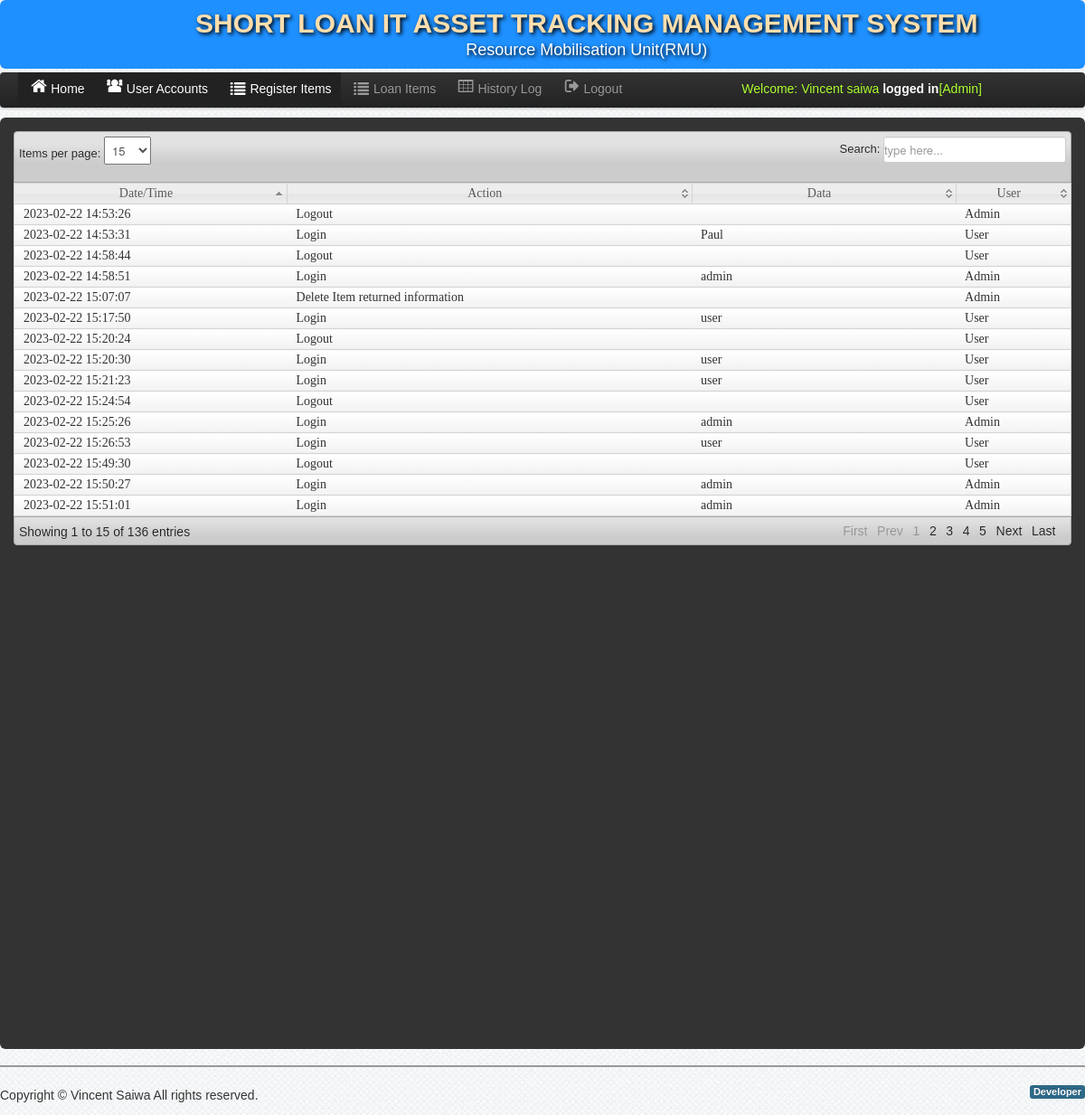
The page /Admin/history_log.php (signed in) on the database its author committed.
### tables this page shows
CREATE TABLE `user` (
  `User_id` int(11) NOT NULL,
  `index_no` int(34) NOT NULL,
  `UserName` varchar(50) NOT NULL,
  `Password` varchar(50) NOT NULL,
  `fullname_user` varchar(200) NOT NULL,
  `User_Type` varchar(50) NOT NULL,
  `date_registered` varchar(200) NOT NULL,
  `registered_by` varchar(200) NOT NULL,
  `status` varchar(34) NOT NULL
);

CREATE TABLE `history` (
  `history_id` int(11) NOT NULL,
  `date` varchar(50) NOT NULL,
  `action` varchar(50) NOT NULL,
  `user` varchar(100) NOT NULL,
  `data` varchar(50) NOT NULL
);

### Admin/session.php (called while the page is built, shortened)
<?php
$id_session=$_SESSION['User_id'];
?>

### Admin/history_log.php (the view, shortened to what this page needs)
<?php include('dbcon.php'); include('session.php');include('header.php'); ?>
<body>
    <?php include('nav-top.php'); ?>
    <div class="navbar navbar-fixed-top1 " id="top1">
        <div class="navbar-inner">
            <div class="container">
                <div class="marg">
                    <?php include_once 'links.php';?>
                </div>
            </div>
        </div>
    </div>
    <div class="" >
<div id="element" class="hero-body">
	<table class="users-table">
<div class="demo_jui">
		<table cellpadding="0" cellspacing="0" border="0" class="display" id="log" class="jtable">
			<thead>
				<tr>
				<th>Date/Time</th>
				<th>Action</th>
				<th>Data</th>
				<th>User</th>
				</tr>
			</thead>
			<tbody>
<?php $history_query=mysqli_query($conn,"select * from history");
while($row=mysqli_fetch_array($history_query)){  ?>
<tr class="">
	<td><?php echo $row['date']; ?></td>
	<td><?php echo $row['action']; ?></td>
	<td><?php  echo $row['data']?></td>
	<td><?php echo $row['user'] ?></td>
	</tr>
<?php }?>
			</tbody>
		</table>
	</div>
<?php include('footer.php');?>
</div>
</body>

### Admin/header.php (shortened to what this page needs)
<!DOCTYPE html>
<html lang="en">
<head><title>RMU Loan Book</title>
    <link href="../css/bootstrap.css" rel="stylesheet" type="text/css" media="screen">
    <link href="../css/font-awesome.css" rel="stylesheet" type="text/css" media="screen">
    <link href="../css/style.css" rel="stylesheet" type="text/css" media="screen">
    <link href="../css/notify/jquery_notification.css" type="text/css" rel="stylesheet" media="screen, projection"/>
    <link href="../css/datepicker/ui.datepicker.css" type="text/css" rel="stylesheet"/>
</head>

### Admin/nav-top.php (shortened to what this page needs)
<div class="navbar navbar-fixed-top" id="top1" >
    <div class="" >
        <div class="">
            <div class="" id="top2">
                <a class="brand" id="top4">
                    <h2 style="font-size: 30px;">SHORT LOAN IT ASSET TRACKING MANAGEMENT SYSTEM </h2>
                    <div class="chmsc_nav"><font size="4" color="white">Resource Mobilisation Unit(RMU) </font></div>
                </a>
            </div>
        </div>
    </div>
	</div>

### Admin/links.php (shortened to what this page needs)
<ul class="nav">
                        <li>
                            <li class="active"><a href="home.php"><i class="icon-home icon-large"></i>Home</a></li>
                            <li class="active"><a href="user_account.php"><i class="icon-group icon-large"></i>User Accounts</a></li>
                            <li class="active"><a href="emp_add.php"><i class="icon-list icon-large"></i>Register Items</a></li>
                        </li>
                        <li><a href="returned_item_details.php"><i class="icon-list icon-large"></i>Loan Items</a></li>
                        <li><a href="history_log.php"><i class="icon-table icon-large"></i>History Log</a></li>
                        <li><a id="logout" data-toggle="modal" href="#myModal"><i class="icon-signout icon-large"></i>Logout</a></li>
                        <li><a id="welcome" data-toggle="modal" href="#"><i class="icon-large"></i><?php
                            $user_query=mysqli_query($conn,"select *  from user where User_id='$id_session'")or die(mysqli_error());
                                    $row=mysqli_fetch_array($user_query);
                                        echo 'Welcome:'." ".$row['fullname_user']." "."<b style='color:white;'>logged in</b>"."[".$row['User_Type']."]";
                            ?>
                        </a></li>
                    </ul>

### Admin/footer.php (shortened to what this page needs)
<hr>
   <footer>
     <div class="pull-right"><a  data-toggle="modal" href="#developer" class="label label-info">Developer</a></div>
     <p>Copyright &copy; Vincent Saiwa All rights reserved.</p>
   </footer>

### css/style.css (style rules this page uses)
* { margin:0; padding:0; }
body { font-family:"Trebuchet MS", "Myriad Pro", Arial, sans-serif; font-size:14px; background: #fff url(../img/bg.png) repeat top left; color:#333; text-shadow:0px 0px 0px #fff;; }
a { color:#777; }
p { padding:5px 0px; }
#top1 { width:100% ; margin-left: 0%; text-align: center; background: white; }
#top2 { margin-left: 65%; width: 100%; text-align: center; }

### css/datatable/demo_table_jui.css (style rules this page uses)
table.display thead th { cursor: pointer; padding: 3px 0 3px 10px; }
table.display { border-collapse: collapse; clear: both; margin: 0 auto; width: 100%; }
table.display td { padding: 3px 10px; }
tr.odd { background-color: #fafafa; background-image: -moz-linear-gradient(top, #ffffff, #f2f2f2); background-image: -webkit-gradient(linear, 0 0, 0 100%, from(#ffffff), to(#f2f2f2)); background-image: -webkit-linear-gradient(top, #ffffff, #f2f2f2); background-image: -o-linear-gradient(top, #ffffff, #f2f2f2); background-image: linear-gradient(to bottom, #ffffff, #f2f2f2); background-repeat: repeat-x; border: 1px solid #d4d4d4; -webkit-border-radius: 4px; -moz-border-radius: 4px; border-radius: 4px; filter: progid:dximagetransform.microsoft.gradient(startColorstr='#ffffffff', endColorstr='#fff2f2f2', GradientType=0); -webkit-box-shadow: 0 1px 4px rgba(0, 0, 0, 0.065); -moz-box-shadow: 0 1px 4px rgba(0, 0, 0, 0.065); box-shadow: 0 1px 4px rgba(0, 0, 0, 0.065); }
tr.even { background-color: #fafafa; background-image: -moz-linear-gradient(top, #ffffff, #f2f2f2); background-image: -webkit-gradient(linear, 0 0, 0 100%, from(#ffffff), to(#f2f2f2)); background-image: -webkit-linear-gradient(top, #ffffff, #f2f2f2); background-image: -o-linear-gradient(top, #ffffff, #f2f2f2); background-image: linear-gradient(to bottom, #ffffff, #f2f2f2); background-repeat: repeat-x; border: 1px solid #d4d4d4; -webkit-border-radius: 4px; -moz-border-radius: 4px; border-radius: 4px; filter: progid:dximagetransform.microsoft.gradient(startColorstr='#ffffffff', endColorstr='#fff2f2f2', GradientType=0); -webkit-box-shadow: 0 1px 4px rgba(0, 0, 0, 0.065); -moz-box-shadow: 0 1px 4px rgba(0, 0, 0, 0.065); box-shadow: 0 1px 4px rgba(0, 0, 0, 0.065); }
tr.odd td.sorting_1 { background-color: f5f5f5; }
tr.even td.sorting_1 { background-color: f5f5f5; }

### Admin/nav-top.php (style rules this page uses)
#top1 { width:100% ; margin-left: 0%; text-align: center; background-color: dodgerblue; text-shadow: 2px 2px 4px #000000; float: inherit; }
#top2 { margin-left: 18%; width: 100%; text-align: center; color: ; }
#top4 { background-color: dodgerblue; color: navajowhite; width: ; position: relative; }

### Admin/links.php (style rules this page uses)
#welcome { color: greenyellow; margin-right: -55%; }

### rows shown on the page
user: fullname_user "Vincent saiwa", User_Type "Admin"
history: date "2023-02-22 15:51:01", action "Login", data "admin", user "Admin"
history: date "2023-02-22 15:49:30", action "Logout", user "User"
history: date "2023-02-22 15:50:27", action "Login", data "admin", user "Admin"
history: date "2023-02-22 15:24:54", action "Logout", user "User"
history: date "2023-02-22 15:25:26", action "Login", data "admin", user "Admin"
history: date "2023-02-22 15:26:53", action "Login", data "user", user "User"
history: date "2023-02-22 15:21:23", action "Login", data "user", user "User"
history: date "2023-02-22 15:20:30", action "Login", data "user", user "User"
history: date "2023-02-22 15:20:24", action "Logout", user "User"
history: date "2023-02-22 15:17:50", action "Login", data "user", user "User"
history: date "2023-02-22 14:58:44", action "Logout", user "User"
history: date "2023-02-22 14:58:51", action "Login", data "admin", user "Admin"
history: date "2023-02-22 15:07:07", action "Delete Item returned information", user "Admin"
history: date "2023-02-22 14:53:31", action "Login", data "Paul", user "User"
history: date "2023-02-22 14:53:26", action "Logout", user "Admin"
